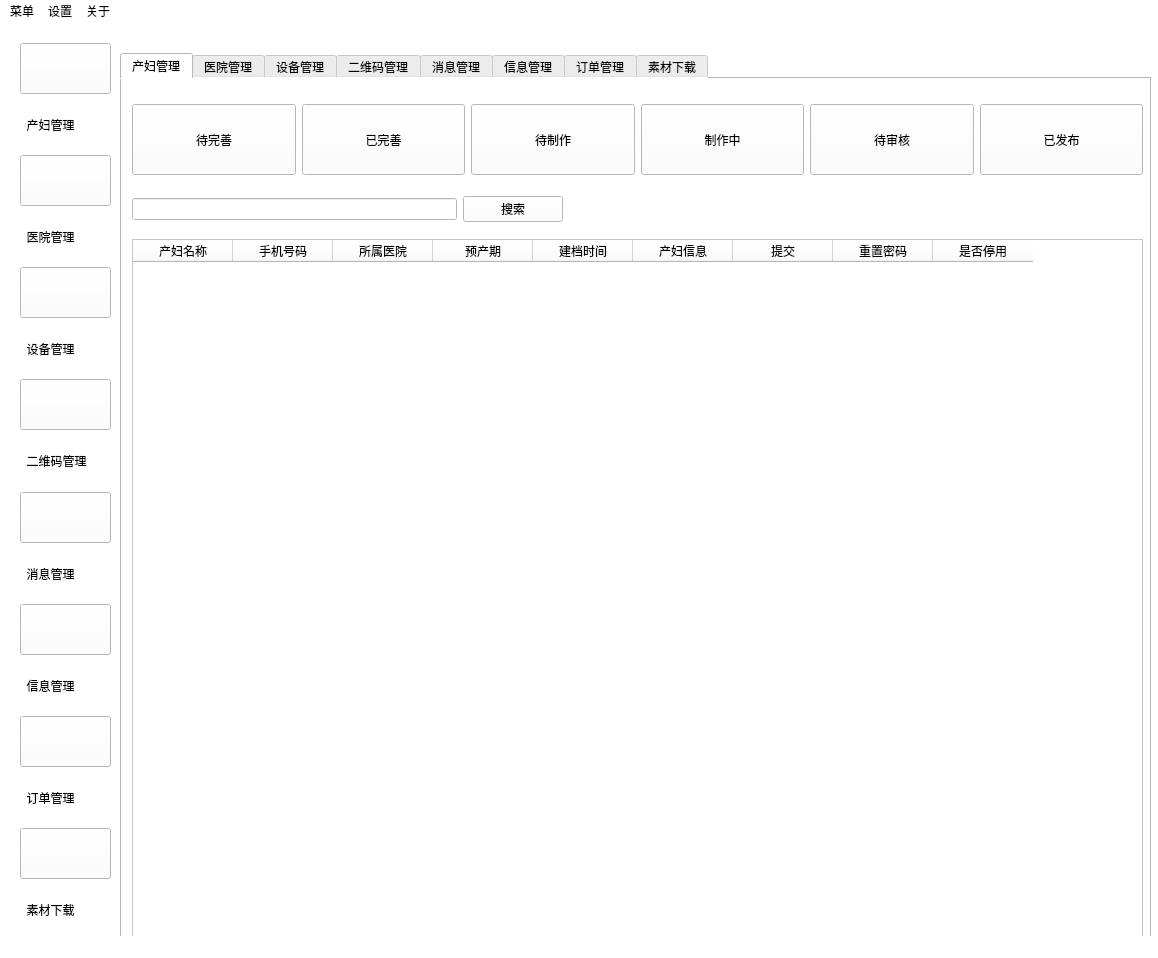
<?xml version="1.0" encoding="UTF-8"?>
<ui version="4.0">
 <class>MainWindow</class>
 <widget class="QMainWindow" name="MainWindow">
  <property name="geometry">
   <rect>
    <x>0</x>
    <y>0</y>
    <width>1158</width>
    <height>958</height>
   </rect>
  </property>
  <property name="windowTitle">
   <string>宝宝云平台</string>
  </property>
  <property name="styleSheet">
   <string notr="true">background:rgb(255, 255, 255)</string>
  </property>
  <widget class="QWidget" name="centralwidget">
   <widget class="QWidget" name="layoutWidget">
    <property name="geometry">
     <rect>
      <x>20</x>
      <y>20</y>
      <width>91</width>
      <height>891</height>
     </rect>
    </property>
    <layout class="QVBoxLayout" name="verticalLayout">
     <item>
      <widget class="QPushButton" name="pushButton">
       <property name="enabled">
        <bool>true</bool>
       </property>
       <property name="minimumSize">
        <size>
         <width>0</width>
         <height>51</height>
        </size>
       </property>
       <property name="maximumSize">
        <size>
         <width>226</width>
         <height>16777215</height>
        </size>
       </property>
       <property name="styleSheet">
        <string notr="true">
text-align : center;
background-color : white;
font: bold;
border-color: gray; 
border-width: 2px;
border-radius: 10px;
padding: 6px;
height : 14px;
border-style: outset;
font : 14px;}
QPushButton:pressed
{text-align : center;
background-color : light gray;
font: bold;
border-color: gray;
border-width: 2px;
border-radius: 10px;
padding: 6px;
height : 14px;
border-style: outset;
font : 14px;


</string>
       </property>
       <property name="text">
        <string/>
       </property>
       <property name="icon">
        <iconset resource="../../../image/img.qrc">
         <normaloff>:/image/user.png</normaloff>:/image/user.png</iconset>
       </property>
       <property name="iconSize">
        <size>
         <width>48</width>
         <height>48</height>
        </size>
       </property>
      </widget>
     </item>
     <item>
      <widget class="QLabel" name="label">
       <property name="styleSheet">
        <string notr="true">text-align : center;</string>
       </property>
       <property name="text">
        <string>  产妇管理</string>
       </property>
      </widget>
     </item>
     <item>
      <widget class="QPushButton" name="pushButton_2">
       <property name="minimumSize">
        <size>
         <width>0</width>
         <height>51</height>
        </size>
       </property>
       <property name="styleSheet">
        <string notr="true">text-align : center;
background-color : white;
font: bold;
border-color: gray; 
border-width: 2px;
border-radius: 10px;
padding: 6px;
height : 14px;
border-style: outset;
font : 14px;}
QPushButton:pressed
{text-align : center;
background-color : light gray;
font: bold;
border-color: gray;
border-width: 2px;
border-radius: 10px;
padding: 6px;
height : 14px;
border-style: outset;
font : 14px;

</string>
       </property>
       <property name="text">
        <string/>
       </property>
       <property name="icon">
        <iconset resource="../../../image/img.qrc">
         <normaloff>:/image/hospital.png</normaloff>:/image/hospital.png</iconset>
       </property>
       <property name="iconSize">
        <size>
         <width>48</width>
         <height>48</height>
        </size>
       </property>
      </widget>
     </item>
     <item>
      <widget class="QLabel" name="label_2">
       <property name="styleSheet">
        <string notr="true"/>
       </property>
       <property name="text">
        <string>  医院管理</string>
       </property>
      </widget>
     </item>
     <item>
      <widget class="QPushButton" name="pushButton_3">
       <property name="minimumSize">
        <size>
         <width>0</width>
         <height>51</height>
        </size>
       </property>
       <property name="styleSheet">
        <string notr="true">text-align : center;
background-color : white;
font: bold;
border-color: gray; 
border-width: 2px;
border-radius: 10px;
padding: 6px;
height : 14px;
border-style: outset;
font : 14px;}
QPushButton:pressed
{text-align : center;
background-color : light gray;
font: bold;
border-color: gray;
border-width: 2px;
border-radius: 10px;
padding: 6px;
height : 14px;
border-style: outset;
font : 14px;

</string>
       </property>
       <property name="text">
        <string/>
       </property>
       <property name="icon">
        <iconset resource="../../../image/img.qrc">
         <normaloff>:/image/shebei.png</normaloff>:/image/shebei.png</iconset>
       </property>
       <property name="iconSize">
        <size>
         <width>48</width>
         <height>48</height>
        </size>
       </property>
      </widget>
     </item>
     <item>
      <widget class="QLabel" name="label_3">
       <property name="text">
        <string>  设备管理</string>
       </property>
      </widget>
     </item>
     <item>
      <widget class="QPushButton" name="pushButton_4">
       <property name="minimumSize">
        <size>
         <width>0</width>
         <height>51</height>
        </size>
       </property>
       <property name="styleSheet">
        <string notr="true">text-align : center;
background-color : white;
font: bold;
border-color: gray; 
border-width: 2px;
border-radius: 10px;
padding: 6px;
height : 14px;
border-style: outset;
font : 14px;}
QPushButton:pressed
{text-align : center;
background-color : light gray;
font: bold;
border-color: gray;
border-width: 2px;
border-radius: 10px;
padding: 6px;
height : 14px;
border-style: outset;
font : 14px;

</string>
       </property>
       <property name="text">
        <string/>
       </property>
       <property name="icon">
        <iconset resource="../../../image/img.qrc">
         <normaloff>:/image/qr.png</normaloff>:/image/qr.png</iconset>
       </property>
       <property name="iconSize">
        <size>
         <width>48</width>
         <height>48</height>
        </size>
       </property>
      </widget>
     </item>
     <item>
      <widget class="QLabel" name="label_4">
       <property name="text">
        <string>  二维码管理</string>
       </property>
      </widget>
     </item>
     <item>
      <widget class="QPushButton" name="pushButton_5">
       <property name="minimumSize">
        <size>
         <width>0</width>
         <height>51</height>
        </size>
       </property>
       <property name="styleSheet">
        <string notr="true">
text-align : center;
background-color : white;
font: bold;
border-color: gray; 
border-width: 2px;
border-radius: 10px;
padding: 6px;
height : 14px;
border-style: outset;
font : 14px;}
QPushButton:pressed
{text-align : center;
background-color : light gray;
font: bold;
border-color: gray;
border-width: 2px;
border-radius: 10px;
padding: 6px;
height : 14px;
border-style: outset;
font : 14px;


</string>
       </property>
       <property name="text">
        <string/>
       </property>
       <property name="icon">
        <iconset resource="../../../image/img.qrc">
         <normaloff>:/image/msg.png</normaloff>:/image/msg.png</iconset>
       </property>
       <property name="iconSize">
        <size>
         <width>48</width>
         <height>48</height>
        </size>
       </property>
      </widget>
     </item>
     <item>
      <widget class="QLabel" name="label_5">
       <property name="text">
        <string>  消息管理</string>
       </property>
      </widget>
     </item>
     <item>
      <widget class="QPushButton" name="pushButton_6">
       <property name="minimumSize">
        <size>
         <width>0</width>
         <height>51</height>
        </size>
       </property>
       <property name="styleSheet">
        <string notr="true">
text-align : center;
background-color : white;
font: bold;
border-color: gray; 
border-width: 2px;
border-radius: 10px;
padding: 6px;
height : 14px;
border-style: outset;
font : 14px;}
QPushButton:pressed
{text-align : center;
background-color : light gray;
font: bold;
border-color: gray;
border-width: 2px;
border-radius: 10px;
padding: 6px;
height : 14px;
border-style: outset;
font : 14px;


</string>
       </property>
       <property name="text">
        <string/>
       </property>
       <property name="icon">
        <iconset resource="../../../image/img.qrc">
         <normaloff>:/image/dingdang.png</normaloff>:/image/dingdang.png</iconset>
       </property>
       <property name="iconSize">
        <size>
         <width>48</width>
         <height>48</height>
        </size>
       </property>
      </widget>
     </item>
     <item>
      <widget class="QLabel" name="label_6">
       <property name="text">
        <string>  信息管理</string>
       </property>
      </widget>
     </item>
     <item>
      <widget class="QPushButton" name="pushButton_7">
       <property name="minimumSize">
        <size>
         <width>0</width>
         <height>51</height>
        </size>
       </property>
       <property name="styleSheet">
        <string notr="true">
text-align : center;
background-color : white;
font: bold;
border-color: gray; 
border-width: 2px;
border-radius: 10px;
padding: 6px;
height : 14px;
border-style: outset;
font : 14px;}
QPushButton:pressed
{text-align : center;
background-color : light gray;
font: bold;
border-color: gray;
border-width: 2px;
border-radius: 10px;
padding: 6px;
height : 14px;
border-style: outset;
font : 14px;


</string>
       </property>
       <property name="text">
        <string/>
       </property>
       <property name="icon">
        <iconset resource="../../../image/img.qrc">
         <normaloff>:/image/new.png</normaloff>:/image/new.png</iconset>
       </property>
       <property name="iconSize">
        <size>
         <width>48</width>
         <height>48</height>
        </size>
       </property>
      </widget>
     </item>
     <item>
      <widget class="QLabel" name="label_7">
       <property name="text">
        <string>  订单管理</string>
       </property>
      </widget>
     </item>
     <item>
      <widget class="QPushButton" name="pushButton_8">
       <property name="minimumSize">
        <size>
         <width>0</width>
         <height>51</height>
        </size>
       </property>
       <property name="styleSheet">
        <string notr="true">
text-align : center;
background-color : white;
font: bold;
border-color: gray; 
border-width: 2px;
border-radius: 10px;
padding: 6px;
height : 14px;
border-style: outset;
font : 14px;}
QPushButton:pressed
{text-align : center;
background-color : light gray;
font: bold;
border-color: gray;
border-width: 2px;
border-radius: 10px;
padding: 6px;
height : 14px;
border-style: outset;
font : 14px;


</string>
       </property>
       <property name="text">
        <string/>
       </property>
       <property name="icon">
        <iconset resource="../../../image/img.qrc">
         <normaloff>:/image/sucaiku.png</normaloff>:/image/sucaiku.png</iconset>
       </property>
       <property name="iconSize">
        <size>
         <width>48</width>
         <height>48</height>
        </size>
       </property>
      </widget>
     </item>
     <item>
      <widget class="QLabel" name="label_8">
       <property name="text">
        <string>  素材下载</string>
       </property>
      </widget>
     </item>
    </layout>
   </widget>
   <widget class="QTabWidget" name="tabWidget">
    <property name="geometry">
     <rect>
      <x>120</x>
      <y>30</y>
      <width>1031</width>
      <height>891</height>
     </rect>
    </property>
    <property name="styleSheet">
     <string notr="true"/>
    </property>
    <property name="currentIndex">
     <number>0</number>
    </property>
    <widget class="QWidget" name="tab_2">
     <attribute name="title">
      <string>产妇管理</string>
     </attribute>
     <widget class="QTableWidget" name="tableWidget">
      <property name="geometry">
       <rect>
        <x>10</x>
        <y>160</y>
        <width>1011</width>
        <height>701</height>
       </rect>
      </property>
      <column>
       <property name="text">
        <string>产妇名称</string>
       </property>
      </column>
      <column>
       <property name="text">
        <string>手机号码</string>
       </property>
      </column>
      <column>
       <property name="text">
        <string>所属医院</string>
       </property>
      </column>
      <column>
       <property name="text">
        <string>预产期</string>
       </property>
      </column>
      <column>
       <property name="text">
        <string>建档时间</string>
       </property>
      </column>
      <column>
       <property name="text">
        <string>产妇信息</string>
       </property>
      </column>
      <column>
       <property name="text">
        <string>提交</string>
       </property>
      </column>
      <column>
       <property name="text">
        <string>重置密码</string>
       </property>
      </column>
      <column>
       <property name="text">
        <string>是否停用</string>
       </property>
      </column>
     </widget>
     <widget class="QWidget" name="">
      <property name="geometry">
       <rect>
        <x>10</x>
        <y>10</y>
        <width>1011</width>
        <height>101</height>
       </rect>
      </property>
      <layout class="QHBoxLayout" name="horizontalLayout">
       <item>
        <widget class="QPushButton" name="pushButton_9">
         <property name="minimumSize">
          <size>
           <width>0</width>
           <height>71</height>
          </size>
         </property>
         <property name="styleSheet">
          <string notr="true">
text-align : center;
background-color : rgb(182, 179, 179);
font: bold;
color:white;
border-color: gray; 
border-width: 2px;
border-radius: 10px;
padding: 6px;
height : 14px;
border-style: outset;
font : 14px;}
QPushButton:pressed
{text-align : center;
background-color :rgb(0,0,0);
font: bold;
border-color: gray;
border-width: 2px;
border-radius: 10px;
padding: 6px;
height : 14px;
border-style: outset;
font : 14px;


</string>
         </property>
         <property name="text">
          <string>待完善</string>
         </property>
        </widget>
       </item>
       <item>
        <widget class="QPushButton" name="pushButton_10">
         <property name="minimumSize">
          <size>
           <width>99</width>
           <height>71</height>
          </size>
         </property>
         <property name="styleSheet">
          <string notr="true">
text-align : center;
background-color : rgb(218, 84, 46);
font: bold;
color:white;
border-color: gray; 
border-width: 2px;
border-radius: 10px;
padding: 6px;
height : 14px;
border-style: outset;
font : 14px;}
QPushButton:pressed
{text-align : center;
background-color :rgb(0,0,0);
font: bold;
border-color: gray;
border-width: 2px;
border-radius: 10px;
padding: 6px;
height : 14px;
border-style: outset;
font : 14px;


</string>
         </property>
         <property name="text">
          <string>已完善</string>
         </property>
        </widget>
       </item>
       <item>
        <widget class="QPushButton" name="pushButton_11">
         <property name="minimumSize">
          <size>
           <width>99</width>
           <height>71</height>
          </size>
         </property>
         <property name="styleSheet">
          <string notr="true">
text-align : center;
background-color : rgb(255,184,72);
color:white;
font: bold;
border-color: gray; 
border-width: 2px;
border-radius: 10px;
padding: 6px;
height : 14px;
border-style: outset;
font : 14px;}
QPushButton:pressed
{text-align : center;
background-color :rgb(0,0,0);
font: bold;
border-color: gray;
border-width: 2px;
border-radius: 10px;
padding: 6px;
height : 14px;
border-style: outset;
font : 14px;


</string>
         </property>
         <property name="text">
          <string>待制作</string>
         </property>
        </widget>
       </item>
       <item>
        <widget class="QPushButton" name="pushButton_12">
         <property name="minimumSize">
          <size>
           <width>129</width>
           <height>71</height>
          </size>
         </property>
         <property name="styleSheet">
          <string notr="true">
text-align : center;
background-color : rgb(34,84,164);
color:white;
font: bold;
border-color: gray; 
border-width: 2px;
border-radius: 10px;
padding: 6px;
height : 14px;
border-style: outset;
font : 14px;}
QPushButton:pressed
{text-align : center;
background-color :rgb(0,0,0);
font: bold;
border-color: gray;
border-width: 2px;
border-radius: 10px;
padding: 6px;
height : 14px;
border-style: outset;
font : 14px;


</string>
         </property>
         <property name="text">
          <string>制作中</string>
         </property>
        </widget>
       </item>
       <item>
        <widget class="QPushButton" name="pushButton_13">
         <property name="minimumSize">
          <size>
           <width>99</width>
           <height>71</height>
          </size>
         </property>
         <property name="styleSheet">
          <string notr="true">
text-align : center;
background-color : rgb(39,169,227);
color:white;
font: bold;
border-color: gray; 
border-width: 2px;
border-radius: 10px;
padding: 6px;
height : 14px;
border-style: outset;
font : 14px;}
QPushButton:pressed
{text-align : center;
background-color :rgb(0,0,0);
font: bold;
border-color: gray;
border-width: 2px;
border-radius: 10px;
padding: 6px;
height : 14px;
border-style: outset;
font : 14px;


</string>
         </property>
         <property name="text">
          <string>待审核</string>
         </property>
        </widget>
       </item>
       <item>
        <widget class="QPushButton" name="pushButton_14">
         <property name="minimumSize">
          <size>
           <width>99</width>
           <height>71</height>
          </size>
         </property>
         <property name="styleSheet">
          <string notr="true">
text-align : center;
background-color : rgb(40,183,121);
color:white;
font: bold;
border-color: gray; 
border-width: 2px;
border-radius: 10px;
padding: 6px;
height : 14px;
border-style: outset;
font : 14px;}
QPushButton:pressed
{text-align : center;
background-color :rgb(0,0,0);
font: bold;
border-color: gray;
border-width: 2px;
border-radius: 10px;
padding: 6px;
height : 14px;
border-style: outset;
font : 14px;


</string>
         </property>
         <property name="text">
          <string>已发布</string>
         </property>
        </widget>
       </item>
      </layout>
     </widget>
     <widget class="QWidget" name="">
      <property name="geometry">
       <rect>
        <x>10</x>
        <y>110</y>
        <width>431</width>
        <height>41</height>
       </rect>
      </property>
      <layout class="QHBoxLayout" name="horizontalLayout_2">
       <item>
        <widget class="QLineEdit" name="lineEdit">
         <property name="styleSheet">
          <string notr="true">
text-align : center;
background-color : white;
font: bold;
border-color: gray; 
border-width: 2px;
border-radius: 10px;
padding: 6px;
height : 14px;
border-style: outset;
font : 14px;}
QPushButton:pressed
{text-align : center;
background-color : light gray;
font: bold;
border-color: gray;
border-width: 2px;
border-radius: 10px;
padding: 6px;
height : 14px;
border-style: outset;
font : 14px;


</string>
         </property>
        </widget>
       </item>
       <item>
        <widget class="QPushButton" name="pushButton_15">
         <property name="minimumSize">
          <size>
           <width>100</width>
           <height>0</height>
          </size>
         </property>
         <property name="styleSheet">
          <string notr="true">

text-align : center;
background-color : rgb(0, 193, 222);
font: bold;
color:white;
border-color: gray; 
border-width: 2px;
border-radius: 10px;
padding: 6px;
height : 14px;
border-style: outset;
font : 14px;}
QPushButton:pressed
{text-align : center;
background-color :rgb(0,0,0);
font: bold;
border-color: gray;
border-width: 2px;
border-radius: 10px;
padding: 6px;
height : 14px;
border-style: outset;
font : 14px;


</string>
         </property>
         <property name="text">
          <string>搜索</string>
         </property>
        </widget>
       </item>
      </layout>
     </widget>
    </widget>
    <widget class="QWidget" name="tab_3">
     <attribute name="title">
      <string>医院管理</string>
     </attribute>
    </widget>
    <widget class="QWidget" name="tab">
     <attribute name="title">
      <string>设备管理</string>
     </attribute>
    </widget>
    <widget class="QWidget" name="tab_4">
     <attribute name="title">
      <string>二维码管理</string>
     </attribute>
    </widget>
    <widget class="QWidget" name="tab_5">
     <attribute name="title">
      <string>消息管理</string>
     </attribute>
    </widget>
    <widget class="QWidget" name="tab_6">
     <attribute name="title">
      <string>信息管理</string>
     </attribute>
    </widget>
    <widget class="QWidget" name="tab_7">
     <attribute name="title">
      <string>订单管理</string>
     </attribute>
    </widget>
    <widget class="QWidget" name="tab_8">
     <attribute name="title">
      <string>素材下载</string>
     </attribute>
    </widget>
   </widget>
  </widget>
  <widget class="QMenuBar" name="menubar">
   <property name="geometry">
    <rect>
     <x>0</x>
     <y>0</y>
     <width>1158</width>
     <height>23</height>
    </rect>
   </property>
   <widget class="QMenu" name="menu">
    <property name="title">
     <string>菜单</string>
    </property>
   </widget>
   <widget class="QMenu" name="menu_2">
    <property name="title">
     <string>设置</string>
    </property>
   </widget>
   <widget class="QMenu" name="menu_3">
    <property name="title">
     <string>关于</string>
    </property>
    <addaction name="action"/>
   </widget>
   <addaction name="menu"/>
   <addaction name="menu_2"/>
   <addaction name="menu_3"/>
  </widget>
  <widget class="QStatusBar" name="statusbar"/>
  <action name="action">
   <property name="text">
    <string>版本信息</string>
   </property>
  </action>
 </widget>
 <resources>
  <include location="../../../image/img.qrc"/>
 </resources>
 <connections/>
</ui>
